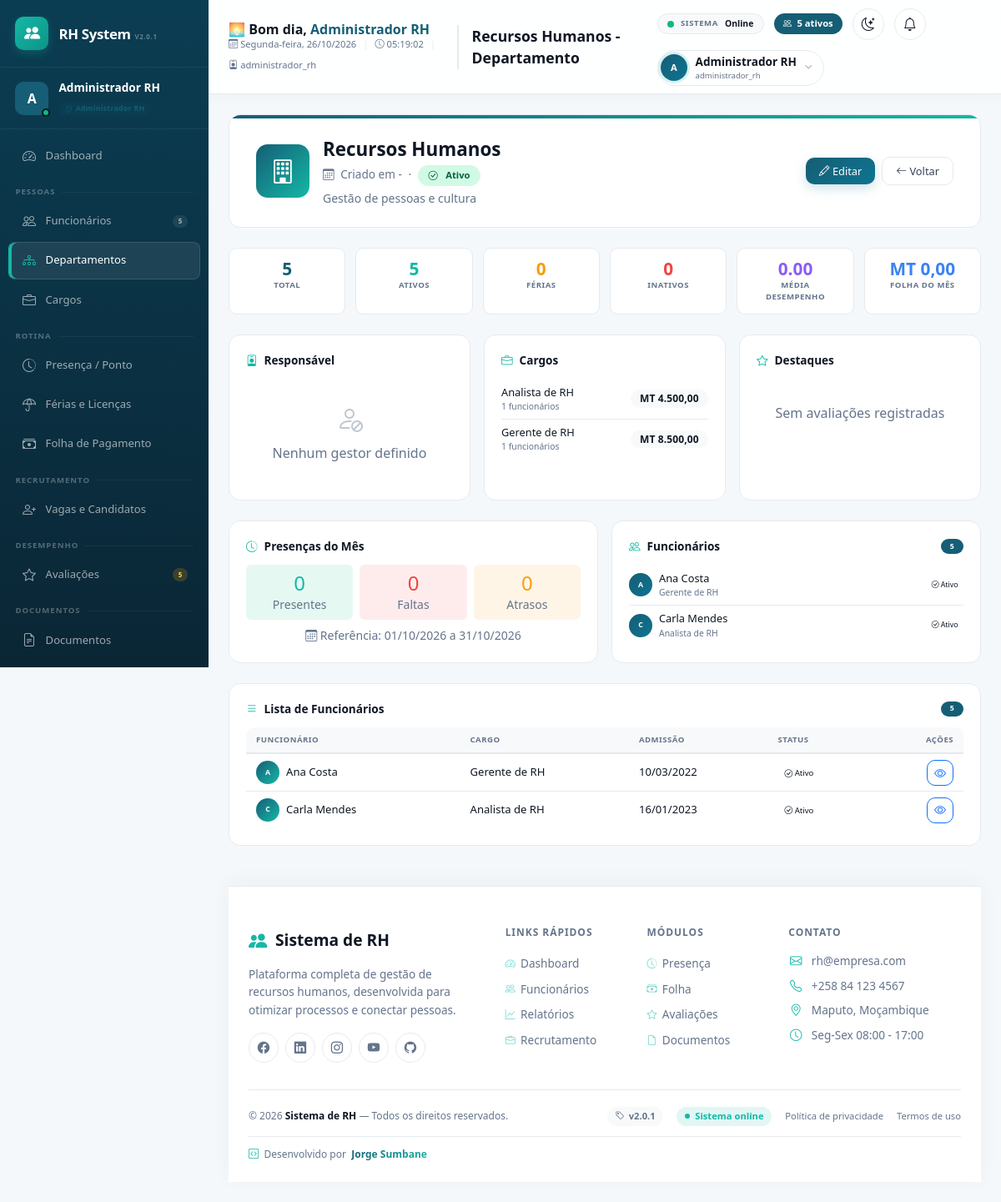
The page /modules/departamentos/visualizar.php?id=2 (signed in) on the database its author committed.
### tables this page shows
CREATE TABLE departamentos (
    id INT AUTO_INCREMENT PRIMARY KEY,
    nome VARCHAR(100) NOT NULL,
    descricao TEXT NULL,
    gestor_id INT NULL,  
    ativo TINYINT(1) NOT NULL DEFAULT 1,
    criado_em DATETIME NOT NULL DEFAULT CURRENT_TIMESTAMP
);

CREATE TABLE cargos (
    id INT AUTO_INCREMENT PRIMARY KEY,
    titulo VARCHAR(100) NOT NULL,
    departamento_id INT NOT NULL,
    salario_base DECIMAL(10,2) NOT NULL DEFAULT 0,
    descricao TEXT NULL,
    ativo TINYINT(1) NOT NULL DEFAULT 1,
    criado_em DATETIME NOT NULL DEFAULT CURRENT_TIMESTAMP,
    CONSTRAINT fk_cargos_departamento FOREIGN KEY (departamento_id) REFERENCES departamentos(id) ON DELETE RESTRICT
);

CREATE TABLE funcionarios (
    id INT AUTO_INCREMENT PRIMARY KEY,
    nome VARCHAR(150) NOT NULL,
    cpf VARCHAR(20) NOT NULL UNIQUE,  
    rg VARCHAR(30) NULL,
    data_nascimento DATE NULL,
    genero ENUM('masculino','feminino','outro') NULL,
    email VARCHAR(150) NOT NULL UNIQUE,
    telefone VARCHAR(30) NULL,
    endereco VARCHAR(255) NULL,
    data_admissao DATE NOT NULL,
    data_demissao DATE NULL,
    cargo_id INT NOT NULL,
    departamento_id INT NOT NULL,
    salario DECIMAL(10,2) NOT NULL DEFAULT 0,
    status ENUM('ativo','inativo','ferias','licenca') NOT NULL DEFAULT 'ativo',
    foto VARCHAR(255) NULL,
    criado_em DATETIME NOT NULL DEFAULT CURRENT_TIMESTAMP,
    atualizado_em DATETIME NOT NULL DEFAULT CURRENT_TIMESTAMP ON UPDATE CURRENT_TIMESTAMP,
    CONSTRAINT fk_func_cargo FOREIGN KEY (cargo_id) REFERENCES cargos(id) ON DELETE RESTRICT,
    CONSTRAINT fk_func_departamento FOREIGN KEY (departamento_id) REFERENCES departamentos(id) ON DELETE RESTRICT
);

### modules/departamentos/visualizar.php (the view, shortened to what the rows shown need)
<?php
require_once __DIR__ . '/../../includes/bootstrap.php';
$id = (int) ($_GET['id'] ?? 0);
$departamentoModel = new Departamento();
$funcionarioModel = new Funcionario();
$cargoModel = new Cargo();
$departamento = $departamentoModel->buscarPorId($id);
$funcionarios = $funcionarioModel->listar(['departamento_id' => $id, 'status' => 'ativo']);
$funcionariosTotal = $funcionarioModel->listar(['departamento_id' => $id]);
try {
    $cargos = $cargoModel->listarPorDepartamento($id);
} catch (Exception $e) {
    $cargos = [];
}
$pageTitle = $departamento['nome'] . ' - Departamento';
require __DIR__ . '/../../includes/header.php';
?>
<div class="dept-profile-header">
    <div class="d-flex justify-content-between align-items-center flex-wrap gap-3">
        <div class="d-flex align-items-center gap-3">
            <div>
                <div class="dept-name"><?= e($departamento['nome']) ?></div>
                <div class="dept-meta">
                    <i class="bi bi-calendar3"></i> Criado em <?= formatarData($departamento['criado_em'] ?? date('Y-m-d')) ?>
                    <span class="mx-1">·</span>
                    <span class="badge-status-dept <?= $departamento['ativo'] ? 'ativo' : 'inativo' ?>">
                    </span>
                </div>
                <?php if (!empty($departamento['descricao'])): ?>
                    <div class="mt-1 text-muted small"><?= e($departamento['descricao']) ?></div>
                <?php endif; ?>
            </div>
        </div>
    </div>
</div>
<div class="row g-3 mb-4">
    <div class="col-lg-4">
        <div class="dept-card">
            <?php if (empty($cargos)): ?>
                <div class="empty-state-dept">
                    <span class="empty-icon"><i class="bi bi-briefcase-slash"></i></span>
                    <div>Nenhum cargo vinculado</div>
                </div>
            <?php else: ?>
                <?php foreach ($cargos as $c): ?>
                    <div class="dept-list-item">
                        <div class="item-left">
                            <div class="item-text">
                                <?= e($c['titulo']) ?>
                                <div class="item-sub">
                                    <?= number_format($c['total_funcionarios'] ?? 0) ?> funcionários
                                </div>
                            </div>
                        </div>
                        <span class="badge bg-light text-dark"><?= dashMoney($c['salario_base'] ?? 0) ?></span>
                    </div>
                <?php endforeach; ?>
            <?php endif; ?>
        </div>
    </div>
</div>
<div class="row g-3 mb-4">
    <div class="col-lg-6">
        <div class="dept-card">
            <?php if (empty($funcionarios)): ?>
                <div class="empty-state-dept">
                    <span class="empty-icon"><i class="bi bi-people-slash"></i></span>
                    <div>Nenhum funcionário ativo</div>
                </div>
            <?php else: ?>
                <div style="max-height:200px;overflow-y:auto;">
                    <?php foreach (array_slice($funcionarios, 0, 8) as $f): ?>
                        <div class="dept-list-item">
                            <div class="item-left">
                                <span class="item-avatar" style="background:linear-gradient(135deg, #155e75, #0e7490);"><?= e(strtoupper(substr($f['nome'], 0, 1))) ?></span>
                                <div class="item-text">
                                    <?= e($f['nome']) ?>
                                    <div class="item-sub"><?= e($f['cargo_titulo'] ?? 'Sem cargo') ?></div>
                                </div>
                            </div>
                            <span class="badge-status-premium <?= $f['status'] ?? 'ativo' ?>" style="font-size:0.55rem;padding:0.1rem 0.4rem;">
                                <i class="bi <?= $f['status'] === 'ativo' ? 'bi-check-circle' : ($f['status'] === 'ferias' ? 'bi-sun' : 'bi-x-circle') ?>"></i>
                                <?= ucfirst($f['status'] ?? 'Ativo') ?>
                            </span>
                        </div>
                    <?php endforeach; ?>
                </div>
            <?php endif; ?>
        </div>
    </div>
</div>
<div class="dept-card mb-4">
    <?php if (empty($funcionariosTotal)): ?>
        <div class="empty-state-dept">
            <span class="empty-icon"><i class="bi bi-people-slash"></i></span>
            <div>Nenhum funcionário vinculado a este departamento</div>
        </div>
    <?php else: ?>
        <div class="table-responsive">
            <table class="table-dept table">
                <thead>
                    <tr>
                        <th>Funcionário</th>
                        <th>Cargo</th>
                        <th>Admissão</th>
                        <th>Status</th>
                        <th class="text-end">Ações</th>
                    </tr>
                </thead>
                <tbody>
                    <?php foreach ($funcionariosTotal as $f): ?>
                        <tr>
                            <td>
                                <div class="d-flex align-items-center gap-2">
                                    <span class="item-avatar" style="width:28px;height:28px;border-radius:50%;background:linear-gradient(135deg,var(--rh-primary),var(--rh-accent));display:flex;align-items:center;justify-content:center;color:#fff;font-weight:700;font-size:0.55rem;text-transform:uppercase;flex-shrink:0;">
                                        <?= e(strtoupper(substr($f['nome'], 0, 1))) ?>
                                    </span>
                                    <span style="font-weight:500;"><?= e($f['nome']) ?></span>
                                </div>
                            </td>
                            <td><?= e($f['cargo_titulo'] ?? '-') ?></td>
                            <td><?= formatarData($f['data_admissao'] ?? '') ?></td>
                            <td>
                                <span class="badge-status-premium <?= $f['status'] ?? 'ativo' ?>" style="font-size:0.6rem;padding:0.15rem 0.5rem;">
                                    <i class="bi <?= $f['status'] === 'ativo' ? 'bi-check-circle' : ($f['status'] === 'ferias' ? 'bi-sun' : ($f['status'] === 'inativo' ? 'bi-x-circle' : 'bi-clock')) ?>"></i>
                                    <?= ucfirst($f['status'] ?? 'Ativo') ?>
                                </span>
                            </td>
                            <td class="text-end">
                                <a href="<?= BASE_URL ?>/modules/funcionarios/visualizar.php?id=<?= $f['id'] ?>" class="btn btn-sm btn-outline-primary" title="Visualizar">
                                    <i class="bi bi-eye"></i>
                                </a>
                            </td>
                        </tr>
                    <?php endforeach; ?>
                </tbody>
            </table>
        </div>
    <?php endif; ?>
</div>
<?php require __DIR__ . '/../../includes/footer.php'; ?>

### includes/header.php (shortened to what the rows shown need)
<?php
$temaSalvo = $_SESSION['usuario_tema'] ?? 'claro';
$temaLocalStorage = $_COOKIE['rh_tema'] ?? 'light';
$tema = ($temaSalvo === 'escuro' || $temaLocalStorage === 'dark') ? 'dark' : 'light';
?>
<!DOCTYPE html>
<html lang="pt-BR" data-bs-theme="<?= $tema ?>">
<head>
    <link href="https://cdn.jsdelivr.net/npm/bootstrap@5.3.3/dist/css/bootstrap.min.css" rel="stylesheet">
    <link href="https://cdn.jsdelivr.net/npm/bootstrap-icons@1.11.3/font/bootstrap-icons.css" rel="stylesheet">
    <link href="<?= BASE_URL ?>/assets/css/style.css" rel="stylesheet">
    <link href="<?= BASE_URL ?>/assets/css/dashboard.css" rel="stylesheet">
    <link href="<?= BASE_URL ?>/assets/css/responsive.css" rel="stylesheet">
    <link href="<?= BASE_URL ?>/assets/css/print.css" rel="stylesheet" media="print">
</head>
<body>
<div class="d-flex">
    <div class="rh-content flex-grow-1">
        <div class="rh-topbar-premium">
            <div class="topbar-left">
                <div class="greeting-wrapper">
                    <div class="greeting">
                    </div>
                    <div class="greeting-sub">
                    </div>
                </div>
                <div class="page-title d-none d-lg-block">
                    <?= e($pageTitle ?? 'Dashboard') ?>
                </div>
            </div>
        </div>
        <main class="p-4">

### rows shown on the page
departamentos: nome "Recursos Humanos - Departamento", nome "Recursos Humanos", descricao "Gestão de pessoas e cultura"
cargos: titulo "Analista de RH", total_funcionarios "1", salario_base "MT 4.500,00"
cargos: titulo "Gerente de RH", total_funcionarios "1", salario_base "MT 8.500,00"
funcionarios: nome "A", nome "Ana Costa", cargo.titulo "Gerente de RH", status "Ativo", data_admissao "10/03/2022"
funcionarios: nome "C", nome "Carla Mendes", cargo.titulo "Analista de RH", status "Ativo", data_admissao "16/01/2023"

### other values the page prints
$avatarInicial "A"
$nomeUsuario "Administrador RH"
$perfilLabel "Administrador RH"
$totalFuncionarios "5"
$avaliacoesPendentes "5"
$diaSemana "Segunda-feira"
$perfilUsuario "administrador_rh"
$totalAtivos "5"
substr($nomeUsuario, 0, 1) "A"
$totalFerias "0"
$totalInativos "0"
$mediaDesempenho "0.00"
dashMoney($folhaTotal) "MT 0,00"
$presencasMes "0"
$faltasMes "0"
